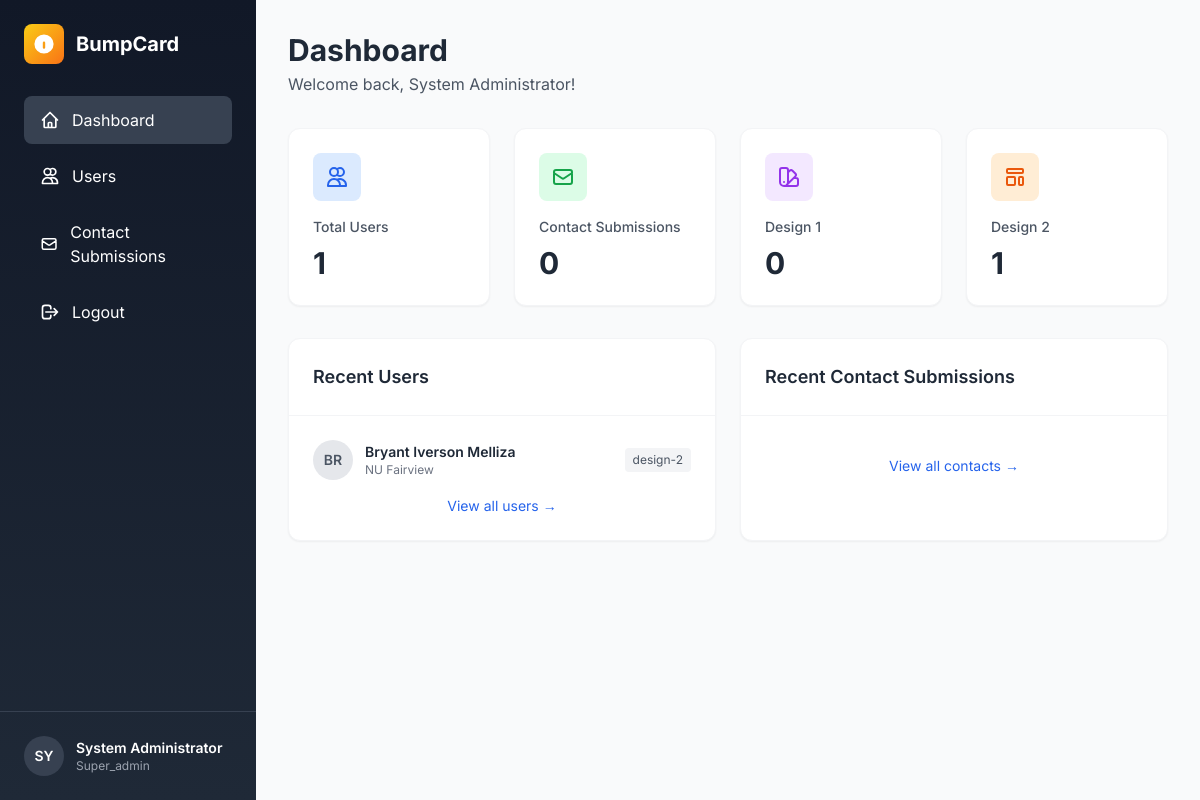
/admin/dashboard.php (signed in), run on an earlier commit of the app's database.
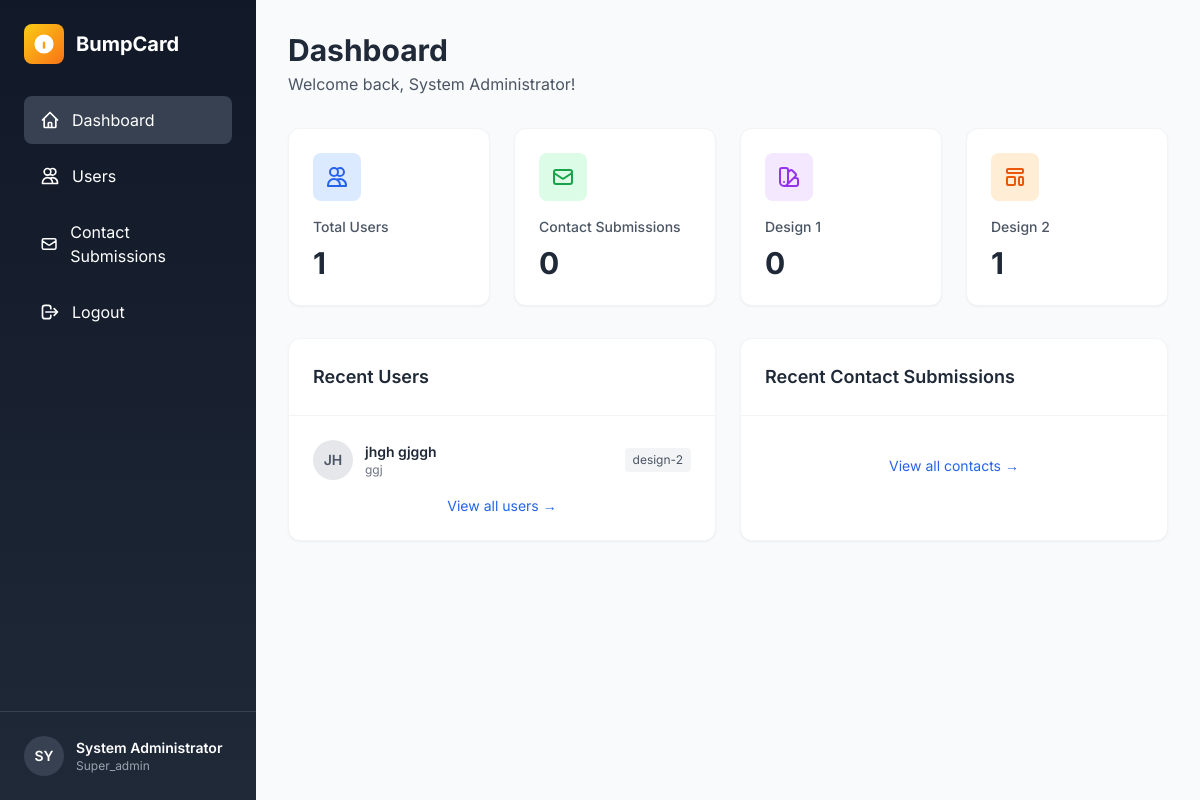
And on a later commit of the database.
### tables this page shows
CREATE TABLE `users` (
  `id` int(11) NOT NULL,
  `digitalcard_id` varchar(50) DEFAULT NULL,
  `agent_id` varchar(50) DEFAULT NULL,
  `firstname` varchar(50) NOT NULL,
  `lastname` varchar(50) NOT NULL,
  `company` varchar(100) DEFAULT NULL,
  `position` varchar(100) DEFAULT NULL,
  `company_logo` varchar(255) DEFAULT NULL,
  `location` text DEFAULT NULL,
  `referral_code` varchar(50) DEFAULT NULL,
  `referred_by` int(11) DEFAULT NULL,
  `referral_count` int(11) DEFAULT 0,
  `address` text DEFAULT NULL,
  `mobile` varchar(20) DEFAULT NULL,
  `mobile1` varchar(20) DEFAULT NULL,
  `mobile2` varchar(20) DEFAULT NULL,
  `email` varchar(100) DEFAULT NULL,
  `photo` varchar(255) DEFAULT NULL,
  `banner` varchar(255) DEFAULT NULL,
  `design_template` enum('design-1','design-2') DEFAULT 'design-1',
  `status` tinyint(1) DEFAULT 1,
  `created_at` timestamp NOT NULL DEFAULT current_timestamp(),
  `updated_at` timestamp NOT NULL DEFAULT current_timestamp() ON UPDATE current_timestamp()
);

### admin/dashboard.php (the view, shortened to what this page needs)
<?php
$db = getDB();
$stats = [];
$stmt = $db->query("SELECT COUNT(*) as count FROM users WHERE status = 1");
$stats['total_users'] = $stmt->fetch()['count'];
$stmt = $db->query("SELECT COUNT(*) as count FROM contact_submissions");
$stats['total_contacts'] = $stmt->fetch()['count'];
$stmt = $db->query("SELECT design_template, COUNT(*) as count FROM users GROUP BY design_template");
$stats['by_template'] = $stmt->fetchAll(PDO::FETCH_KEY_PAIR);
$stmt = $db->query("
    SELECT id, CONCAT(firstname, ' ', lastname) as name, company, email, design_template, created_at
    FROM users
    ORDER BY created_at DESC
    LIMIT 5
");
$recent_users = $stmt->fetchAll();
?>
<!DOCTYPE html>
<html lang="en">
<head>
    <script src="https://cdn.tailwindcss.com"></script>
</head>
<body class="bg-gray-50">
    <div class="fixed inset-y-0 left-0 w-64 bg-gradient-to-b from-gray-900 to-gray-800 text-white z-50">
        <div class="p-6">
            <div class="flex items-center space-x-3 mb-8">
                <div class="w-10 h-10 bg-gradient-to-br from-yellow-400 to-orange-500 rounded-lg flex items-center justify-center">
                    <svg class="w-6 h-6" fill="currentColor" viewBox="0 0 20 20">
                        <path d="M10 2a8 8 0 100 16 8 8 0 000-16zM9 9a1 1 0 012 0v4a1 1 0 11-2 0V9zm1-5a1 1 0 100 2 1 1 0 000-2z"/>
                    </svg>
                </div>
                <span class="text-xl font-bold">BumpCard</span>
            </div>
            <nav class="space-y-2">
                <a href="dashboard.php" class="flex items-center space-x-3 px-4 py-3 bg-gray-700 rounded-lg">
                    <svg class="w-5 h-5" fill="none" stroke="currentColor" viewBox="0 0 24 24">
                        <path stroke-linecap="round" stroke-linejoin="round" stroke-width="2" d="M3 12l2-2m0 0l7-7 7 7M5 10v10a1 1 0 001 1h3m10-11l2 2m-2-2v10a1 1 0 01-1 1h-3m-6 0a1 1 0 001-1v-4a1 1 0 011-1h2a1 1 0 011 1v4a1 1 0 001 1m-6 0h6"/>
                    </svg>
                    <span>Dashboard</span>
                </a>
                <a href="users.php" class="flex items-center space-x-3 px-4 py-3 hover:bg-gray-700 rounded-lg transition">
                    <svg class="w-5 h-5" fill="none" stroke="currentColor" viewBox="0 0 24 24">
                        <path stroke-linecap="round" stroke-linejoin="round" stroke-width="2" d="M12 4.354a4 4 0 110 5.292M15 21H3v-1a6 6 0 0112 0v1zm0 0h6v-1a6 6 0 00-9-5.197M13 7a4 4 0 11-8 0 4 4 0 018 0z"/>
                    </svg>
                    <span>Users</span>
                </a>
                <a href="contacts.php" class="flex items-center space-x-3 px-4 py-3 hover:bg-gray-700 rounded-lg transition">
                    <svg class="w-5 h-5" fill="none" stroke="currentColor" viewBox="0 0 24 24">
                        <path stroke-linecap="round" stroke-linejoin="round" stroke-width="2" d="M3 8l7.89 5.26a2 2 0 002.22 0L21 8M5 19h14a2 2 0 002-2V7a2 2 0 00-2-2H5a2 2 0 00-2 2v10a2 2 0 002 2z"/>
                    </svg>
                    <span>Contact Submissions</span>
                </a>
                <a href="logout.php" class="flex items-center space-x-3 px-4 py-3 hover:bg-gray-700 rounded-lg transition">
                    <svg class="w-5 h-5" fill="none" stroke="currentColor" viewBox="0 0 24 24">
                        <path stroke-linecap="round" stroke-linejoin="round" stroke-width="2" d="M17 16l4-4m0 0l-4-4m4 4H7m6 4v1a3 3 0 01-3 3H6a3 3 0 01-3-3V7a3 3 0 013-3h4a3 3 0 013 3v1"/>
                    </svg>
                    <span>Logout</span>
                </a>
            </nav>
        </div>
        <div class="absolute bottom-0 left-0 right-0 p-6 border-t border-gray-700">
            <div class="flex items-center space-x-3">
                <div class="w-10 h-10 bg-gray-700 rounded-full flex items-center justify-center">
                    <span class="text-sm font-semibold"><?php echo strtoupper(substr($_SESSION['admin_name'], 0, 2)); ?></span>
                </div>
                <div class="flex-1">
                    <p class="text-sm font-semibold"><?php echo htmlspecialchars($_SESSION['admin_name']); ?></p>
                    <p class="text-xs text-gray-400"><?php echo ucfirst($_SESSION['admin_role']); ?></p>
                </div>
            </div>
        </div>
    </div>
    <div class="ml-64 p-8">
        <div class="mb-8">
            <h1 class="text-3xl font-bold text-gray-800">Dashboard</h1>
            <p class="text-gray-600 mt-1">Welcome back, <?php echo htmlspecialchars($_SESSION['admin_name']); ?>!</p>
        </div>
        <div class="grid grid-cols-1 md:grid-cols-2 lg:grid-cols-4 gap-6 mb-8">
            <div class="bg-white rounded-xl shadow-sm p-6 border border-gray-100">
                <div class="flex items-center justify-between mb-4">
                    <div class="w-12 h-12 bg-blue-100 rounded-lg flex items-center justify-center">
                        <svg class="w-6 h-6 text-blue-600" fill="none" stroke="currentColor" viewBox="0 0 24 24">
                            <path stroke-linecap="round" stroke-linejoin="round" stroke-width="2" d="M12 4.354a4 4 0 110 5.292M15 21H3v-1a6 6 0 0112 0v1zm0 0h6v-1a6 6 0 00-9-5.197M13 7a4 4 0 11-8 0 4 4 0 018 0z"/>
                        </svg>
                    </div>
                </div>
                <h3 class="text-gray-600 text-sm font-medium">Total Users</h3>
                <p class="text-3xl font-bold text-gray-800 mt-2"><?php echo $stats['total_users']; ?></p>
            </div>
            <div class="bg-white rounded-xl shadow-sm p-6 border border-gray-100">
                <div class="flex items-center justify-between mb-4">
                    <div class="w-12 h-12 bg-green-100 rounded-lg flex items-center justify-center">
                        <svg class="w-6 h-6 text-green-600" fill="none" stroke="currentColor" viewBox="0 0 24 24">
                            <path stroke-linecap="round" stroke-linejoin="round" stroke-width="2" d="M3 8l7.89 5.26a2 2 0 002.22 0L21 8M5 19h14a2 2 0 002-2V7a2 2 0 00-2-2H5a2 2 0 00-2 2v10a2 2 0 002 2z"/>
                        </svg>
                    </div>
                </div>
                <h3 class="text-gray-600 text-sm font-medium">Contact Submissions</h3>
                <p class="text-3xl font-bold text-gray-800 mt-2"><?php echo $stats['total_contacts']; ?></p>
            </div>
            <div class="bg-white rounded-xl shadow-sm p-6 border border-gray-100">
                <div class="flex items-center justify-between mb-4">
                    <div class="w-12 h-12 bg-purple-100 rounded-lg flex items-center justify-center">
                    </div>
                </div>
                <h3 class="text-gray-600 text-sm font-medium">Design 1</h3>
                <p class="text-3xl font-bold text-gray-800 mt-2"><?php echo $stats['by_template']['design-1'] ?? 0; ?></p>
            </div>
            <div class="bg-white rounded-xl shadow-sm p-6 border border-gray-100">
                <div class="flex items-center justify-between mb-4">
                    <div class="w-12 h-12 bg-orange-100 rounded-lg flex items-center justify-center">
                    </div>
                </div>
                <h3 class="text-gray-600 text-sm font-medium">Design 2</h3>
                <p class="text-3xl font-bold text-gray-800 mt-2"><?php echo $stats['by_template']['design-2'] ?? 0; ?></p>
            </div>
        </div>
        <div class="grid grid-cols-1 lg:grid-cols-2 gap-6">
            <div class="bg-white rounded-xl shadow-sm border border-gray-100">
                <div class="p-6 border-b border-gray-100">
                    <h2 class="text-lg font-semibold text-gray-800">Recent Users</h2>
                </div>
                <div class="p-6">
                    <div class="space-y-4">
                        <?php foreach ($recent_users as $user): ?>
                        <div class="flex items-center justify-between">
                            <div class="flex items-center space-x-3">
                                <div class="w-10 h-10 bg-gray-200 rounded-full flex items-center justify-center">
                                    <span class="text-sm font-semibold text-gray-600"><?php echo strtoupper(substr($user['name'], 0, 2)); ?></span>
                                </div>
                                <div>
                                    <p class="text-sm font-semibold text-gray-800"><?php echo htmlspecialchars($user['name']); ?></p>
                                    <p class="text-xs text-gray-500"><?php echo htmlspecialchars($user['company']); ?></p>
                                </div>
                            </div>
                            <span class="text-xs px-2 py-1 bg-gray-100 text-gray-600 rounded"><?php echo $user['design_template']; ?></span>
                        </div>
                        <?php endforeach; ?>
                    </div>
                    <a href="users.php" class="block text-center text-sm text-blue-600 hover:text-blue-700 mt-4">View all users →</a>
                </div>
            </div>
            <div class="bg-white rounded-xl shadow-sm border border-gray-100">
                <div class="p-6 border-b border-gray-100">
                    <h2 class="text-lg font-semibold text-gray-800">Recent Contact Submissions</h2>
                </div>
                <div class="p-6">
                    <a href="contacts.php" class="block text-center text-sm text-blue-600 hover:text-blue-700 mt-4">View all contacts →</a>
                </div>
            </div>
        </div>
    </div>
</body>
</html>

### admin/dashboard.php (style rules this page uses)
body { font-family: 'Inter', sans-serif; }

What changed in the data, as far as the page shows it:
removed users: name "BR", name "Bryant Iverson Melliza", company "NU Fairview", design_template "design-2"
added users: name "JH", name "jhgh gjggh", company "ggj", design_template "design-2"
